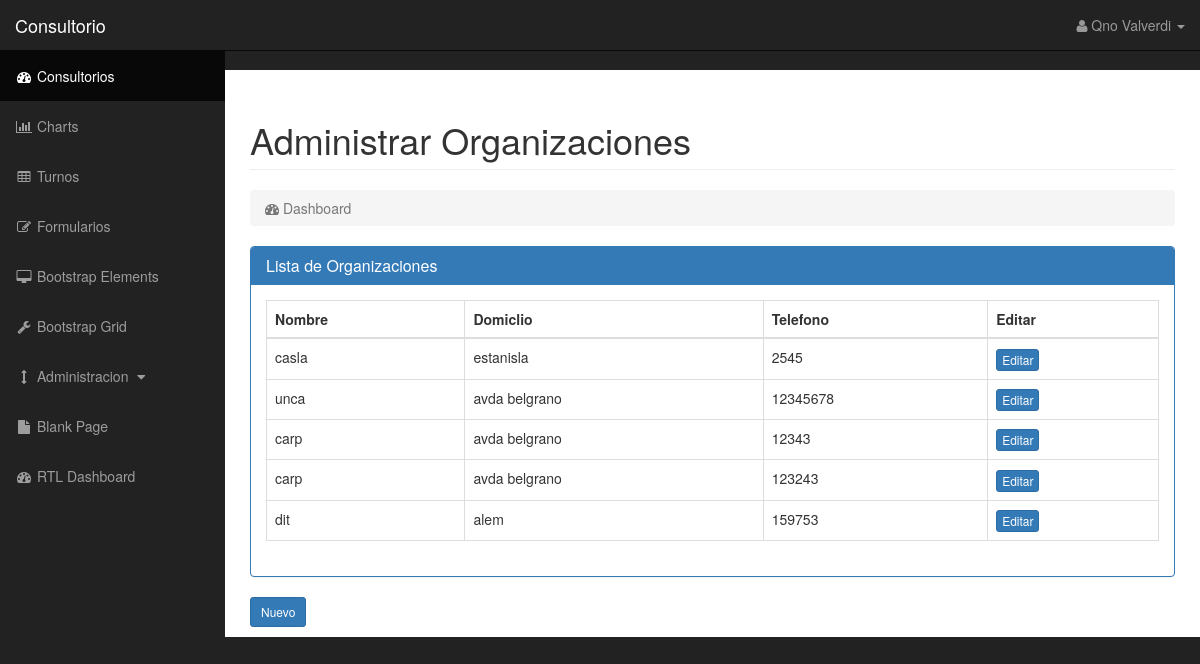
The app's page /organizacion/all/ with its own data.
### gturnos/models.py (models this page shows, shortened)
class Organizacion(models.Model):
	nombre = models.CharField(max_length=100)
	domicilio = models.CharField(max_length=200)
	telefono = models.CharField(max_length=15)

### gturnos/views.py (the view)
# urls.py: url(r'^organizacion/all/$', views.organizacion_all, name='organizacion_all'),
def organizacion_all(request):
	orgTodas = Organizacion.objects.all()
	return render(request, 'gturnos/organizacion/orgList.html', {'orgTodas':orgTodas})

### gturnos/templates/gturnos/organizacion/orgList.html (shortened to what this page needs)
{% extends 'gturnos/plantilla-base.html' %}
{% block page-header %}
Administrar Organizaciones
{% endblock %}
{% block principal %}
	<form method="POST" class="post-form">{% csrf_token %}
		<div class="panel panel-primary">
			<div class="panel-heading">
				<h3 class="panel-title">Lista de Organizaciones</h3>
				</div>
				<div class="panel-body">
					<table class="table table-bordered table-hover">
                                <thead>
                                    <tr>
                                        <th>Nombre</th>
                                        <th>Domiclio</th>
                                        <th>Telefono</th>
                                        <th>Editar</th>
                                    </tr>
                                </thead>
                                <tbody>
                                	{% for org in orgTodas %}
					                <tr>
                                        <td>{{org.nombre}}</td>
                                        <td>{{org.domicilio}}</td>
                                        <td>{{org.telefono}}</td>
                                        <td><a href="{% url 'organizacion_edit'  org.pk %}" class="btn btn-xs btn-primary">Editar</a></td>
                                    </tr>
                                  	{% endfor %}
                                </tbody>
                            </table>
				</div>
		</div>
		<a href="{% url 'organizacion_new'  %}" class="btn btn-sm btn-primary">Nuevo</a>
	</form>
{% endblock %}

### gturnos/static/css/sb-admin.css (style rules this page uses)
body { margin-top: 100px; background-color: #222; }
@media (min-width:768px) { body { margin-top: 50px; } }

### records on screen
Organizacion: nombre "casla", domicilio "estanisla", telefono "2545"
Organizacion: nombre "unca", domicilio "avda belgrano", telefono "12345678"
Organizacion: nombre "carp", domicilio "avda belgrano", telefono "12343"
Organizacion: nombre "carp", domicilio "avda belgrano", telefono "123243"
Organizacion: nombre "dit", domicilio "alem", telefono "159753"
